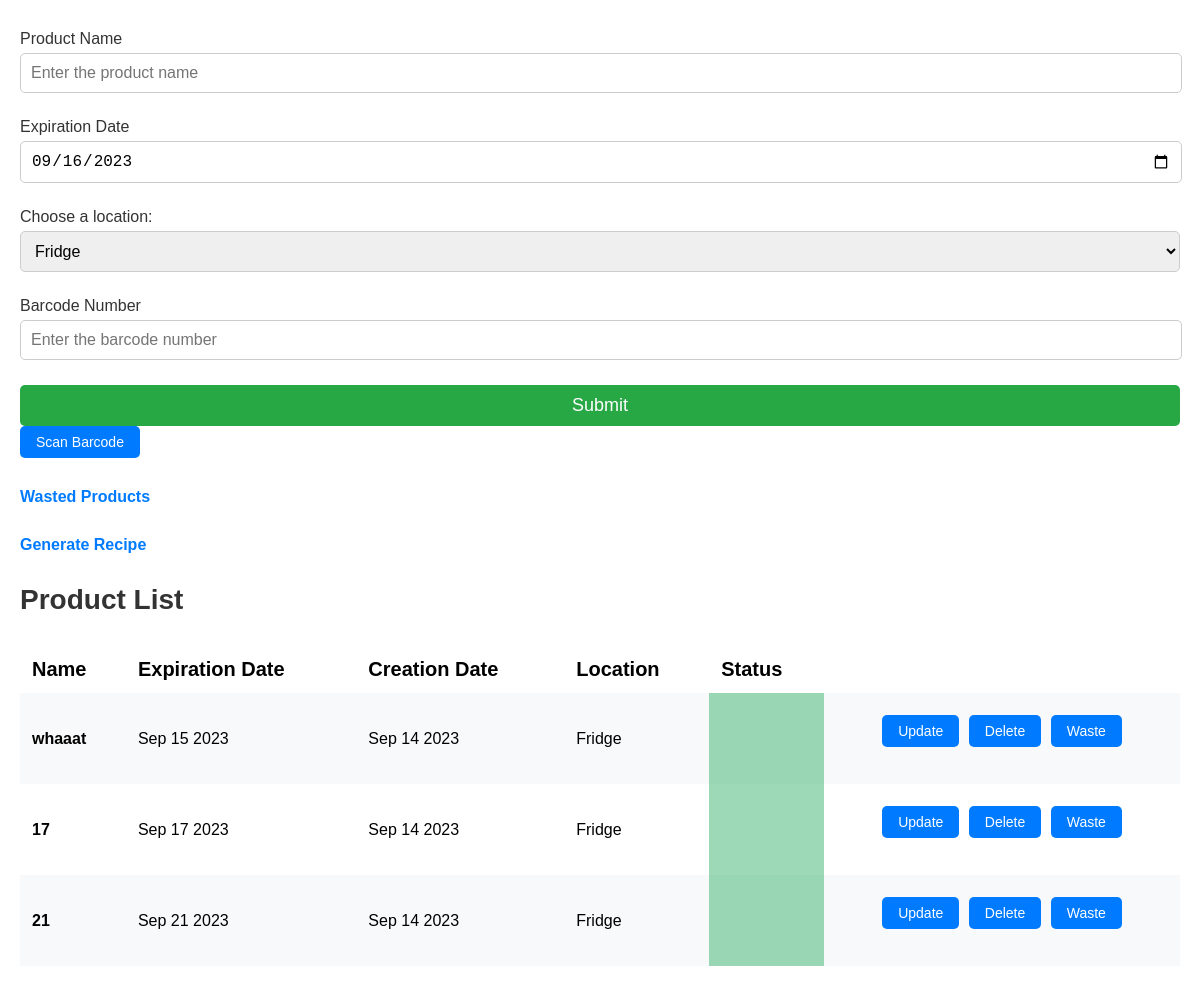
Before: / with the older database file.
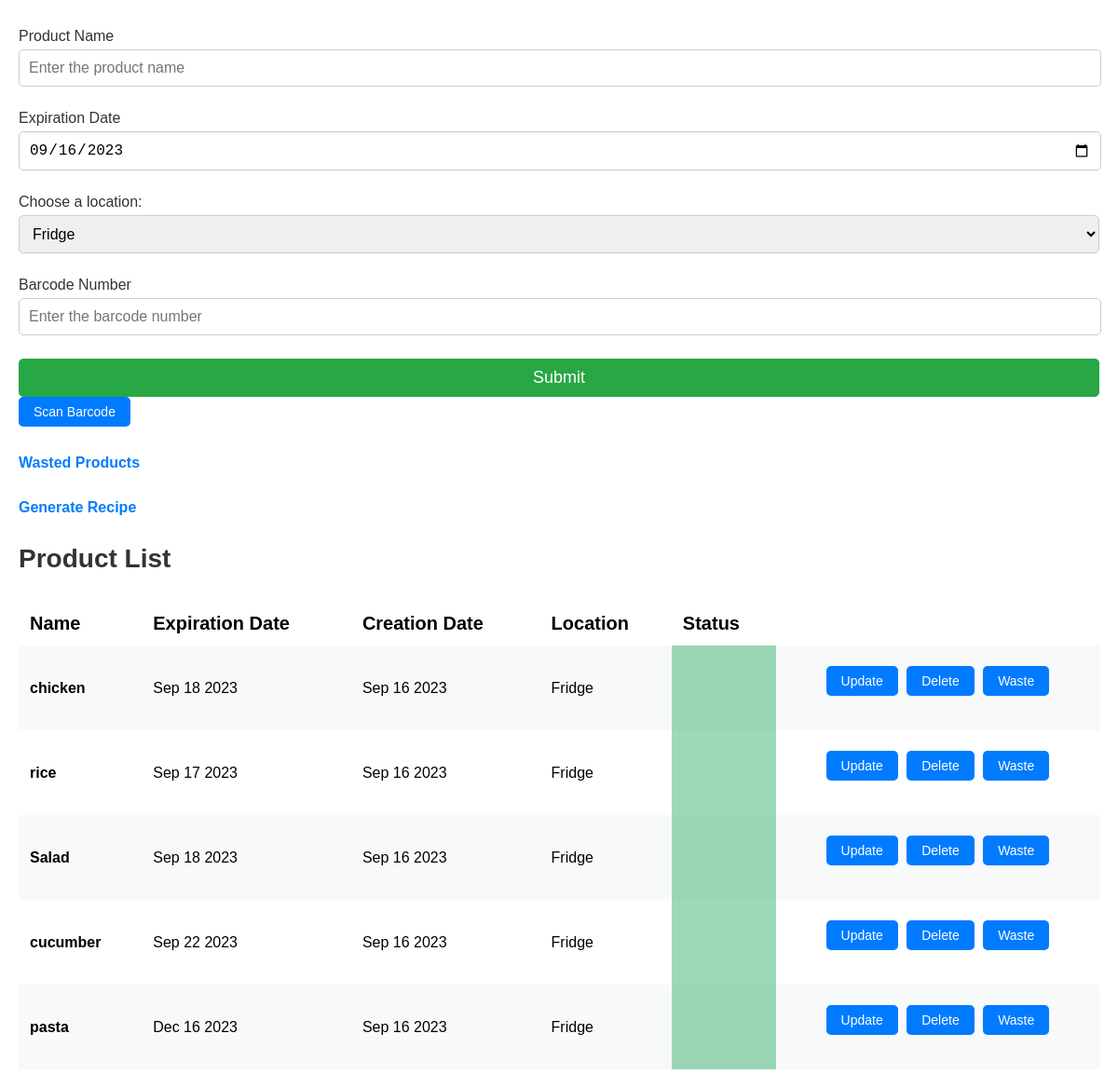
After: the same page with the newer database file.
### app.py (models this page shows, shortened)
class Product(db.Model):
    id = db.Column(db.Integer, primary_key=True)
    product_name = db.Column(db.String(200), nullable=False)
    date_created = db.Column(
        db.DateTime, default=lambda: datetime.now(pt_timezone))
    date_wasted = db.Column(
        db.DateTime, default=lambda: datetime.now(pt_timezone))
    expiration_date = db.Column(db.Date)
    expiration_status = db.Column(db.Boolean, default=False)
    wasted_status = db.Column(db.Boolean, default=False)
    location = db.Column(db.String(200), nullable=False)
    barcode_id = db.Column(db.Integer, db.ForeignKey('barcode.id'))
    barcode = db.relationship('Barcode', back_populates='products')

### app.py (the view)
@app.route('/', methods=['POST', 'GET'])
def index():
    if request.method == 'POST':
        item_content = request.form['product-name']
        expiration_date_str = request.form['expiration-date']
        item_expiration_datetime_utc = datetime.strptime(
            expiration_date_str, '%Y-%m-%d').replace(tzinfo=pytz.utc)
        item_expiration_datetime_pt = item_expiration_datetime_utc
        item_expiration_date = item_expiration_datetime_pt.date()
        location = request.form['locations']
        barcode_number = request.form['barcode-number']
        barcode = Barcode.query.filter_by(barcode_value=barcode_number).first()
        current_date = datetime.now(pt_timezone).date()
        if item_expiration_date <= current_date:
            return redirect(url_for('expired_date_input'))
        if barcode is None:
            new_barcode = Barcode(
                barcode_value=barcode_number, barcode_item_name=item_content)
            db.session.add(new_barcode)
            db.session.commit()
            barcode = Barcode.query.filter_by(
                barcode_value=barcode_number).first()
        new_product = Product(
            product_name=item_content,
            expiration_date=item_expiration_date,
            barcode_id=barcode.id,
            location=location
        )
        db.session.add(new_product)
        db.session.commit()
        products = Product.query.filter_by(
            wasted_status=False).order_by(Product.date_created).all()
        current_date = datetime.now(pt_timezone)
        return redirect(url_for('index'))
    else:
        products = Product.query.filter_by(
            wasted_status=False).order_by(Product.date_created).all()
        current_date = datetime.now(pt_timezone)
        return render_template("index.html", products=products, current_date=current_date.strftime('%Y-%m-%d'))

### templates/index.html (shortened to what this page needs)
{% extends 'base.html' %}
{% block body %}
<div class="content">
    <form class="product-form" action="/" method="POST" id="product-form">
        <label for="input-product-name">Product Name</label>
        <input type="text" name="product-name" id="input-product-name" placeholder="Enter the product name" required>
        <label for="input-expiration-date">Expiration Date</label>
        <input type="date" name="expiration-date" id="input-expiration-date" value="{{ current_date }}" required>
        <label for="select-location">Choose a location:</label>
        <select name="locations" id="locations">
            <option value="Fridge">Fridge</option>
        </select>
        <label for="input-barcode-number">Barcode Number</label>
        <input type="text" name="barcode-number" id="input-barcode-number" placeholder="Enter the barcode number">
        <button type="submit" id="submit-button">Submit</button>
        <div class="scan-barcode-container">
            <button type="button" id="scan-barcode">Scan Barcode</button>
        </div>
    </form>
    <a class="wasted-products-link" href="/wasted_product_list">Wasted Products</a>
    <a class="generate-recipe-link" href="/generate_recipe">Generate Recipe</a>
    <h1 class="headline">Product List</h1>
    {% if products|length < 1 %} <h4 class="no-products-msg">There are no products. Create one below!</h4>
        {% else %}
        <table class="desktop">
            <tr>
                <td class="attribute-label">Name</th>
                <td class="attribute-label">Expiration Date</th>
                <td class="attribute-label">Creation Date</th>
                <td class="attribute-label">Location</th>
                <td class="attribute-label">Status</th>
            </tr>
            {% for product in products %}
            <tr data-product-id="{{ product.id }}">
                <td class="product product-name">{{ product.product_name }}</td>
                <td class="product expiration-date">{{ product.expiration_date.strftime('%b %d %Y') }}</td>
                <td class="product creation-date">{{ product.date_created.strftime('%b %d %Y') }}</td>
                <td class="product location">{{ product.location }}</td>
                <td class="product expiration-status" data-product-id="{{ product.id }}"></td>
                <td class="button-container">
                    <button class="update-button" data-product-id="{{ product.id }}">Update</button>
                    <button class="delete-button" data-product-id="{{ product.id }}">Delete</button>
                    <button class="waste-button" data-product-id="{{ product.id }}">Waste</button>
                </td>
            </tr>
            {% endfor %}
        </table>
        {% endif %}
</div>
{% endblock %}

### templates/base.html (shortened to what this page needs)
<!DOCTYPE html>
<html lang="en">
<head>
    <link rel="stylesheet" href="{{ url_for('static', filename='css/main.css')}}">
    <link rel="stylesheet" href="{{ url_for('static', filename='css/recipe.css')}}">
</head>
<body>
    {% block body %} {% endblock %}
</body>
</html>

### static/css/main.css (style rules this page uses)
body { font-family: 'Arial', sans-serif; margin: 0 auto; }
.content { max-width: 1200px; padding: 20px; margin: 0 auto; }
h1.headline { font-size: 28px; color: #333; margin: 30px 0; }
.product-form label { display: block; font-size: 16px; color: #333; margin: 10px 0 5px; }
.product-form input[type="text"], .product-form input[type="date"] { width: calc(100% - 20px); padding: 10px; margin-bottom: 15px; border: 1px solid #ccc; border-radius: 5px; font-size: 16px; }
.product-form select { width: 100%; padding: 10px; margin-bottom: 15px; border: 1px solid #ccc; border-radius: 5px; font-size: 16px; }
.product-form label[for="select-location"] { display: block; font-size: 16px; color: #333; margin: 10px 0 5px; }
.product-form select option { font-size: 16px; color: #333; padding: 5px; background-color: #fff; }
.product-name { font-weight: bold; }
.expiration-status { color: #3cb371; }
.button-container { display: flex; margin: 10px 0 25px 0; }
#submit-button { background-color: #28a745; }
.homepage-link, .wasted-products-link, .generate-recipe-link { display: block; color: #007bff; text-decoration: none; font-weight: bold; margin: 30px 0; }
button { background-color: #007bff; color: #fff; border: none; padding: 8px 16px; font-size: 14px; border-radius: 5px; cursor: pointer; margin-right: 5px; width: 100%; }
button:last-child { margin-right: 0; }
.product, .attribute-label { width: 100%; }
.desktop { display: none; }
.scan-barcode-container { margin-top: 10px; position: relative; }
@media (min-width: 768px) { .desktop { display: table; } }
@media (min-width: 768px) { .product, .attribute-label { width: auto; } }
@media (min-width: 768px) { #submit-button, .scan-barcode-container { display: inline; } }
@media (min-width: 768px) { table { width: 100%; border-collapse: collapse; margin-top: 20px; } }
@media (min-width: 768px) { th, td { padding: 12px; } }
@media (min-width: 768px) { tr:nth-child(even) { background-color: #f8f9fa; } }
@media (min-width: 768px) { button { width: auto; } }
@media (min-width: 768px) { .button-container { text-align: center; display: block; } }
@media (min-width: 768px) { .attribute-label { font-size: 20px; font-weight: bold; } }
@media (min-width: 768px) { .expiration-status { color: #000; background: rgba(60, 179, 113, 0.5); } }

### static/css/recipe.css (style rules this page uses)
#submit-button { background-color: #28a745; color: #fff; border: none; padding: 10px 16px; font-size: 18px; border-radius: 5px; cursor: pointer; width: 100%; margin-top: 10px; }

Changed rows visible on the page:
removed Product: product_name "whaaat", expiration_date "Sep 15 2023", date_created "Sep 14 2023", location "Fridge"
removed Product: product_name "17", expiration_date "Sep 17 2023", date_created "Sep 14 2023", location "Fridge"
removed Product: product_name "21", expiration_date "Sep 21 2023", date_created "Sep 14 2023", location "Fridge"
added Product: product_name "chicken", expiration_date "Sep 18 2023", date_created "Sep 16 2023", location "Fridge"
added Product: product_name "rice", expiration_date "Sep 17 2023", date_created "Sep 16 2023", location "Fridge"
added Product: product_name "Salad", expiration_date "Sep 18 2023", date_created "Sep 16 2023", location "Fridge"
added Product: product_name "cucumber", expiration_date "Sep 22 2023", date_created "Sep 16 2023", location "Fridge"
added Product: product_name "pasta", expiration_date "Dec 16 2023", date_created "Sep 16 2023", location "Fridge"
